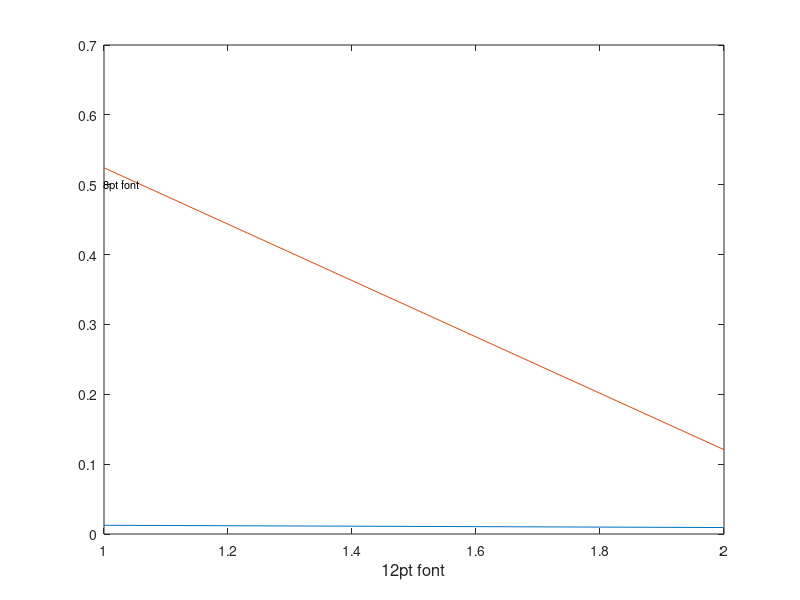

This chart was generated by the following MATLAB code: (Note: this script raises an error after producing the figure.)
%% Preamble -- not to appear in userguide
hfig = figure;
set(hfig,'units','centimeters','NumberTitle','off','Name','ex05');
pos = get(hfig,'position');
set(hfig,'position',[pos(1:2),4,3]);
axis([1 2 0 1]);
%% Everything below appears in userguide
plot(rand(2));
hx = xlabel('12pt font');
set(hx,'FontSize',12);
text(1,0.5,'8pt font','FontSize',8);
%% The following is excluded from userguide
matlabfrag('graphics/ex05');